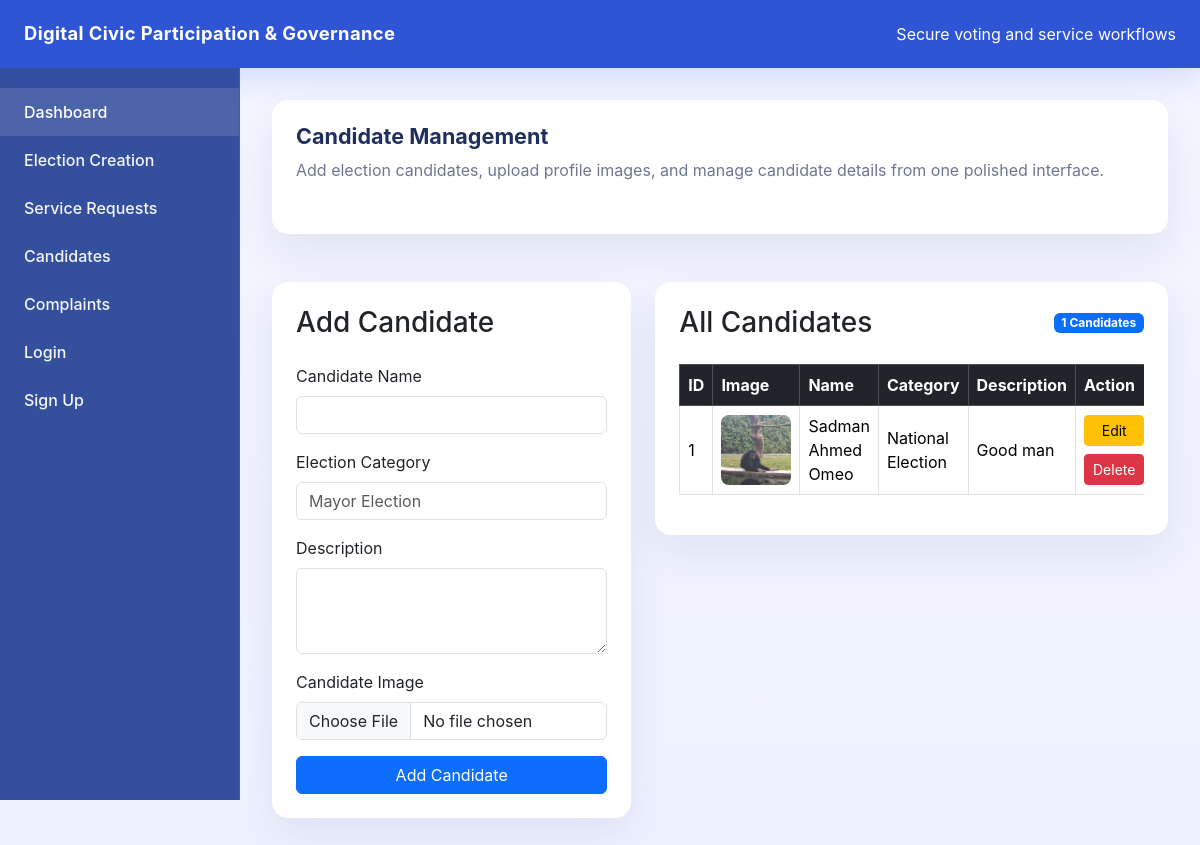
The page /candidates on the database its author committed.
### models/candidate.py (models this page shows)
class Candidate(db.Model):
    __tablename__ = "candidate"
    id = db.Column(db.Integer, primary_key=True)
    name = db.Column(db.String(100), nullable=False)
    category = db.Column(db.String(100), nullable=False)
    description = db.Column(db.String(500), nullable=True)
    image = db.Column(db.String(200), nullable=True)

### routes/candidate_routes.py (the view)
@c_bp.route("")
def candidates_page():
    candidates = Candidate.query.all()
    return render_template("candidates.html", candidates=candidates)

### templates/candidates.html
{% extends "base.html" %}
{% block content %}
<div class="row g-4">
    <div class="col-12">
        <div class="card card-smooth p-4 mb-4">
            <div class="d-flex flex-column flex-md-row justify-content-between align-items-start gap-3">
                <div>
                    <h1 class="section-title mb-2">Candidate Management</h1>
                    <p class="page-intro">Add election candidates, upload profile images, and manage candidate details from one polished interface.</p>
                </div>
            </div>
        </div>
    </div>
    <div class="col-lg-5">
        <div class="card card-smooth">
            <div class="card-body p-4">
                <h3 class="mb-4">Add Candidate</h3>
                <form action="{{ url_for('c_bp.add_candidate') }}" method="POST" enctype="multipart/form-data">
                    <div class="mb-3">
                        <label class="form-label">Candidate Name</label>
                        <input type="text" name="name" class="form-control" required>
                    </div>
                    <div class="mb-3">
                        <label class="form-label">Election Category</label>
                        <input type="text" name="category" class="form-control" placeholder="Mayor Election" required>
                    </div>
                    <div class="mb-3">
                        <label class="form-label">Description</label>
                        <textarea name="description" class="form-control" rows="3"></textarea>
                    </div>
                    <div class="mb-3">
                        <label class="form-label">Candidate Image</label>
                        <input type="file" name="image" class="form-control">
                    </div>
                    <button type="submit" class="btn btn-primary w-100">Add Candidate</button>
                </form>
            </div>
        </div>
    </div>
    <div class="col-lg-7">
        <div class="card card-smooth">
            <div class="card-body p-4">
                <div class="d-flex justify-content-between align-items-center mb-4">
                    <h3 class="mb-0">All Candidates</h3>
                    <span class="badge bg-primary">{{ candidates|length }} Candidates</span>
                </div>
                {% if candidates %}
                    <div class="table-responsive">
                        <table class="table table-bordered table-hover align-middle">
                            <thead class="table-dark">
                                <tr>
                                    <th>ID</th>
                                    <th>Image</th>
                                    <th>Name</th>
                                    <th>Category</th>
                                    <th>Description</th>
                                    <th>Action</th>
                                </tr>
                            </thead>
                            <tbody>
                                {% for c in candidates %}
                                    <tr>
                                        <td>{{ c.id }}</td>
                                        <td>
                                            {% if c.image %}
                                                <img src="{{ url_for('static', filename='uploads/' + c.image) }}" width="70" height="70" style="object-fit: cover; border-radius: 8px;">
                                            {% else %}
                                                <span class="text-muted">No Image</span>
                                            {% endif %}
                                        </td>
                                        <td>{{ c.name }}</td>
                                        <td>{{ c.category }}</td>
                                        <td>{{ c.description }}</td>
                                        <td>
                                            <div class="d-grid gap-2">
                                                <a href="{{ url_for('c_bp.edit_candidate_page', candidate_id=c.id) }}" class="btn btn-warning btn-sm">Edit</a>
                                                <form action="{{ url_for('c_bp.delete_candidate', candidate_id=c.id) }}" method="POST" onsubmit="return confirm('Are you sure you want to delete this candidate?');">
                                                    <button type="submit" class="btn btn-danger btn-sm">Delete</button>
                                                </form>
                                            </div>
                                        </td>
                                    </tr>
                                {% endfor %}
                            </tbody>
                        </table>
                    </div>
                {% else %}
                    <div class="alert alert-secondary mb-0">No candidates added yet.</div>
                {% endif %}
            </div>
        </div>
    </div>
</div>
{% endblock %}

### templates/base.html (style rules this page uses)
:root { --brand: #2f55d4; --brand-soft: #edf0ff; --surface: #ffffff; --surface-soft: #f4f6ff; --text: #1f305f; --muted: #6d7790; }
body { margin: 0; min-height: 100vh; background: linear-gradient(180deg, #f3f5ff 0%, #eef1ff 100%); font-family: Inter, system-ui, -apple-system, BlinkMacSystemFont, "Segoe UI", sans-serif; color: var(--text); }
.card-smooth { border: 0; border-radius: 1rem; background: var(--surface); box-shadow: 0 18px 40px rgba(23, 45, 92, 0.08); }
.section-title { font-size: 1.35rem; font-weight: 700; margin-bottom: 1.25rem; color: var(--text); }
.page-intro { color: var(--muted); margin-bottom: 1.75rem; }

### rows shown on the page
Candidate: id "1", image (picture), name "Sadman Ahmed Omeo", category "National Election", description "Good man"

### other values the page prints
{{ candidates|length }} "1"
